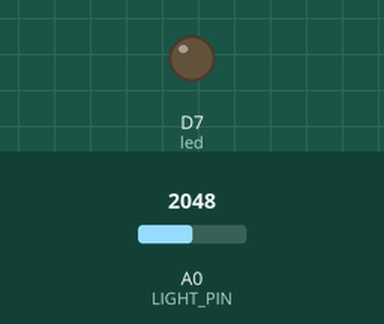
Simulated run of this sketch. Board: Particle Photon. Parts: output pins drawn as LEDs (lit = HIGH). The test bench sets the inputs (shaded band); at power-on: A0 (LIGHT_PIN) = 2048.

Above: at 1.2 s.
1.3 s: A0 (LIGHT_PIN) set to 528
2.8 s: A0 (LIGHT_PIN) set to 460
At 4.0 s:
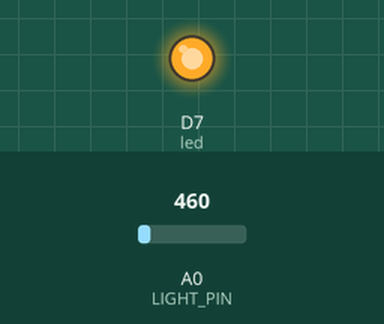
4.3 s: A0 (LIGHT_PIN) set to 540
At 5.0 s:
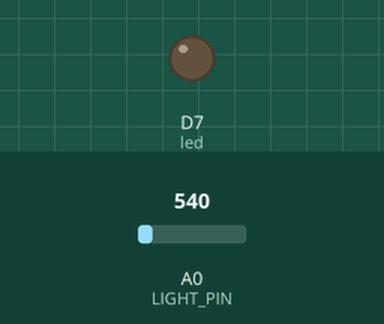
5.8 s: A0 (LIGHT_PIN) set to 491
At 6.5 s:
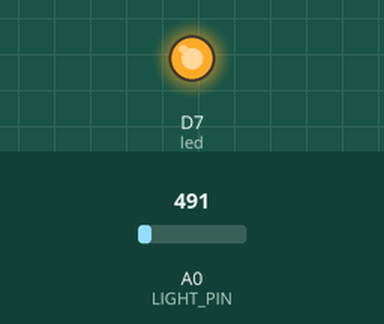
Timing chart, 0 to 8.3 s (numbered marks = the images above; inputs shaded):
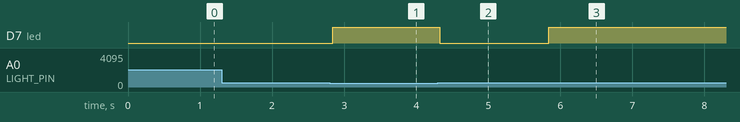

Measured:
- the behaviour switches between 500 and 499 on A0 (LIGHT_PIN) (found by bisection; images 0 and 1)
- after the input at 1.3 s, every drawn part: stays the same
- after the input at 2.8 s, D7 (led): LOW → HIGH at once
- after the input at 4.3 s, D7 (led): HIGH → LOW at once
- after the input at 5.8 s, D7 (led): LOW → HIGH at once

The sketch:

ifttt.ino
```cpp
#define LIGHT_PIN A0
#define LIGHT_LEVEL_THRESHOLD 500

int led = D7;

void setup() {
 pinMode(led, OUTPUT);
 digitalWrite(led, LOW);
}
void loop() {
   // value decreases as brightness increases
   int lightLevel = analogRead(LIGHT_PIN);

   if (lightLevel >= LIGHT_LEVEL_THRESHOLD) {
       Particle.publish("light-level-changed", "bright", PRIVATE);
       digitalWrite(led, LOW);
   }
   else {
       Particle.publish("light-level-changed", "dark", PRIVATE);
       digitalWrite(led, HIGH);
   }
}
```
